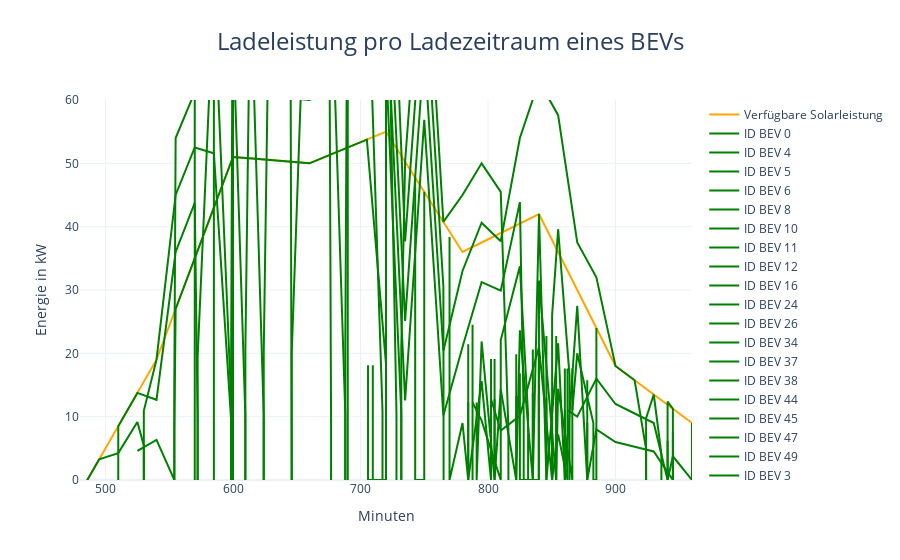

The code cell stored with this chart in its notebook:
### Code cell
import figureGeneration

figureGeneration.create_charging_power_figure(simulation_day, solarpeakleistung, bev_data, minute_interval)

### Figure 1 — Plotly figure (JSON) as saved in the notebook; plotly's stock layout.template omitted (floating-point values rounded to 4 significant figures)
{"data": [{"line": {"color": "orange"}, "name": "Verfügbare Solarleistung", "type": "scatter", "x": [480, 495, 510, 525, 540, 555, 570, 585, 600, 615, 630, 645, 660, 675, 690, 705, 720, 735, 750, 765, 780, 795, 810, 825, 840, 855, 870, 885, 900, 915, 930, 945, 960], "y": [-2, 3.25, 8.5, 13.75, 19, 27, 35, 43, 51, 50.75, 50.5, 50.25, 50, 51.25, 52.5, 53.75, 55, 50.25, 45.5, 40.75, 36, 37.5, 39, 40.5, 42, 36, 30, 24, 18, 15.75, 13.5, 11.25, 9]}, {"line": {"color": "green"}, "mode": "lines", "name": "ID BEV 0", "type": "scatter", "x": [940.9, 940.9, 945, 960, 960], "y": [6.19, 0, 3.75, 0, 9]}, {"line": {"color": "green"}, "mode": "lines", "name": "ID BEV 4", "type": "scatter", "x": [877.8, 877.8, 885, 900, 915, 930, 945, 945], "y": [9, 0, 8, 6, 5.25, 4.5, 0, 7.5]}, {"line": {"color": "green"}, "mode": "lines", "name": "ID BEV 5", "type": "scatter", "x": [862.4, 870, 885, 900, 915, 930, 940.9, 940.9, 945, 945], "y": [11, 10, 16, 12, 10.5, 9, 0, 12.38, 11.25, 0]}, {"line": {"color": "green"}, "mode": "lines", "name": "ID BEV 6", "type": "scatter", "x": [866.1, 870, 882.6, 882.6, 885, 885], "y": [11, 20, 9, 0, 0, 24]}, {"line": {"color": "green"}, "mode": "lines", "name": "ID BEV 8", "type": "scatter", "x": [860.3, 860.3, 870, 877.8, 877.8], "y": [11, 0, 27.5, 0, 15.75]}, {"line": {"color": "green"}, "mode": "lines", "name": "ID BEV 10", "type": "scatter", "x": [850.3, 850.3, 855, 862.4, 862.4], "y": [13, 0, 7.2, 0, 17.6]}, {"line": {"color": "green"}, "mode": "lines", "name": "ID BEV 11", "type": "scatter", "x": [853.5, 853.5, 855, 866.1, 866.1], "y": [13, 0, 14.4, 0, 17.6]}, {"line": {"color": "green"}, "mode": "lines", "name": "ID BEV 12", "type": "scatter", "x": [845.8, 845.8, 855, 860.3, 860.3], "y": [13, 0, 21.6, 0, 17.6]}, {"line": {"color": "green"}, "mode": "lines", "name": "ID BEV 16", "type": "scatter", "x": [802.4, 810, 825, 840, 850.3, 850.3, 855, 863.9, 863.9], "y": [12.75, 7.8, 10.12, 21, 0, 26, 39.6, 16.5, 0]}, {"line": {"color": "green"}, "mode": "lines", "name": "ID BEV 24", "type": "scatter", "x": [839.8, 839.8, 840, 853.5, 853.5], "y": [13.75, 0, 31.5, 0, 22.75]}, {"line": {"color": "green"}, "mode": "lines", "name": "ID BEV 26", "type": "scatter", "x": [835.2, 835.2, 840, 845.8, 845.8], "y": [13.75, 0, 42, 0, 22.75]}, {"line": {"color": "green"}, "mode": "lines", "name": "ID BEV 34", "type": "scatter", "x": [825, 825, 839.8, 839.8], "y": [16.88, 0, 0, 20.62]}, {"line": {"color": "green"}, "mode": "lines", "name": "ID BEV 37", "type": "scatter", "x": [822.1, 822.1, 825, 835.2, 835.2], "y": [13.25, 0, 23.62, 0, 20.62]}, {"line": {"color": "green"}, "mode": "lines", "name": "ID BEV 38", "type": "scatter", "x": [805.2, 805.2, 810, 822.1, 822.1], "y": [12.75, 0, 14.3, 0, 19.88]}, {"line": {"color": "green"}, "mode": "lines", "name": "ID BEV 44", "type": "scatter", "x": [787.9, 795, 810, 810, 825, 831.4, 831.4], "y": [12.25, 9.375, 0, 22.1, 33.75, 10.31, 0]}, {"line": {"color": "green"}, "mode": "lines", "name": "ID BEV 45", "type": "scatter", "x": [784.5, 784.5, 795, 802.4, 802.4], "y": [12.25, 0, 15.62, 0, 19.12]}, {"line": {"color": "green"}, "mode": "lines", "name": "ID BEV 47", "type": "scatter", "x": [791.1, 791.1, 795, 805.2, 805.2], "y": [12.25, 0, 21.88, 0, 19.12]}, {"line": {"color": "green"}, "mode": "lines", "name": "ID BEV 49", "type": "scatter", "x": [787.9, 787.9, 787.9], "y": [0, 24.5, 0]}, {"line": {"color": "green"}, "mode": "lines", "name": "ID BEV 3", "type": "scatter", "x": [769.8, 769.8, 780, 784.5, 784.5], "y": [38.38, 0, 9, 0, 21.44]}, {"line": {"color": "green"}, "mode": "lines", "name": "ID BEV 21", "type": "scatter", "x": [742.9, 742.9, 750, 750], "y": [47.88, 0, 0, 45.5]}, {"line": {"color": "green"}, "mode": "lines", "name": "ID BEV 2", "type": "scatter", "x": [525, 540, 554.0, 554.0, 555, 570, 585, 600, 615, 630, 645, 660, 675, 690, 705, 720, 720], "y": [4.583, 6.333, 0, 7.667, 27, 35, 43, 51, 50.75, 50.5, 50.25, 50, 51.25, 52.5, 53.75, 18.33, 0]}, {"line": {"color": "green"}, "mode": "lines", "name": "ID BEV 25", "type": "scatter", "x": [705.9, 705.9, 720, 720], "y": [18.13, 0, 0, 36.67]}, {"line": {"color": "green"}, "mode": "lines", "name": "ID BEV 31", "type": "scatter", "x": [709.7, 709.7, 720, 720], "y": [18.13, 0, 0, 55]}, {"line": {"color": "green"}, "mode": "lines", "name": "ID BEV 1", "type": "scatter", "x": [480, 480, 495, 510, 525, 530.1, 530.1], "y": [0, -2, 3.25, 4.25, 9.167, 5.46, 0]}, {"line": {"color": "green"}, "mode": "lines", "name": "ID BEV 19", "type": "scatter", "x": [510, 510, 525, 540, 555, 570, 572.3, 572.3], "y": [0, 8.5, 13.75, 12.67, 36, 43.75, 9.75, 0]}, {"line": {"color": "green"}, "mode": "lines", "name": "ID BEV 23", "type": "scatter", "x": [530.1, 530.1, 540, 555, 570, 585, 598.5, 598.5], "y": [0, 10.92, 19, 45, 52.5, 51.6, 9.4, 0]}, {"line": {"color": "green"}, "mode": "lines", "name": "ID BEV 28", "type": "scatter", "x": [554.0, 554.0, 555, 570, 585, 600, 615, 630, 645, 660, 675, 690, 705, 720, 732, 732], "y": [0, 15.33, 54, 61.25, 60.2, 61.2, 60.9, 60.6, 60.3, 60, 61.5, 63, 64.5, 66, 10.52, 0]}, {"line": {"color": "green"}, "mode": "lines", "name": "ID BEV 35", "type": "scatter", "x": [570, 570, 585, 600, 609.7, 609.7], "y": [0, 70, 68.8, 71.4, 10.18, 0]}, {"line": {"color": "green"}, "mode": "lines", "name": "ID BEV 36", "type": "scatter", "x": [572.3, 572.3, 585, 599.2, 599.2], "y": [0, 19.5, 77.4, 9.4, 0]}, {"line": {"color": "green"}, "mode": "lines", "name": "ID BEV 42", "type": "scatter", "x": [585, 585, 600, 615, 624.1, 624.1], "y": [0, 86.0, 81.6, 71.05, 10.12, 0]}, {"line": {"color": "green"}, "mode": "lines", "name": "ID BEV 7", "type": "scatter", "x": [598.5, 598.5, 600, 615, 630, 645, 660, 675, 690, 705, 720, 735, 750, 765, 780, 795, 810, 825, 828, 828], "y": [0, 18.8, 91.8, 81.2, 70.7, 70.35, 70, 71.75, 73.5, 75.25, 77, 12.56, 56.88, 10.19, 21, 31.25, 29.9, 43.88, 10.31, 0]}, {"line": {"color": "green"}, "mode": "lines", "name": "ID BEV 9", "type": "scatter", "x": [600, 600, 615, 630, 645, 646.1, 646.1], "y": [0, 102.0, 91.35, 80.8, 80.4, 10.02, 0]}, {"line": {"color": "green"}, "mode": "lines", "name": "ID BEV 13", "type": "scatter", "x": [609.7, 609.7, 615, 630, 645, 660, 675, 690, 705, 717.3, 717.3], "y": [0, 20.35, 101.5, 90.9, 90.45, 80, 82, 84, 86, 10.88, 0]}, {"line": {"color": "green"}, "mode": "lines", "name": "ID BEV 14", "type": "scatter", "x": [624.1, 624.1, 630, 645, 660, 675, 688.1, 688.1], "y": [0, 20.25, 101.0, 100.5, 90, 92.25, 10.38, 0]}, {"line": {"color": "green"}, "mode": "lines", "name": "ID BEV 15", "type": "scatter", "x": [646.1, 646.1, 660, 675, 676.9, 676.9], "y": [0, 20.05, 100, 102.5, 10.38, 0]}, {"line": {"color": "green"}, "mode": "lines", "name": "ID BEV 20", "type": "scatter", "x": [688.1, 688.1, 690, 705, 720, 735, 750, 765, 780, 795, 810, 825, 840, 855, 870, 885, 900, 915, 924, 924], "y": [0, 20.75, 94.5, 96.75, 88, 25.12, 68.25, 20.38, 33, 40.62, 37.7, 54, 63, 57.6, 37.5, 32, 18, 15.75, 4.873, 0]}, {"line": {"color": "green"}, "mode": "lines", "name": "ID BEV 22", "type": "scatter", "x": [690, 690, 705, 720, 728.2, 728.2], "y": [0, 105, 107.5, 99, 10.52, 0]}, {"line": {"color": "green"}, "mode": "lines", "name": "ID BEV 27", "type": "scatter", "x": [720, 720, 735, 750, 765, 765.2, 765.2], "y": [0, 110, 37.69, 79.62, 30.56, 9.595, 0]}, {"line": {"color": "green"}, "mode": "lines", "name": "ID BEV 30", "type": "scatter", "x": [732, 732, 735, 750, 765, 780, 795, 810, 816, 816], "y": [0, 21.05, 50.25, 91, 40.75, 45, 50, 45.5, 7.95, 0]}, {"line": {"color": "green"}, "mode": "lines", "name": "ID BEV 32", "type": "scatter", "x": [924, 924, 930, 936, 936], "y": [0, 9.747, 13.5, 4.127, 0]}], "layout": {"title": {"font": {"size": 24}, "text": "Ladeleistung pro Ladezeitraum eines BEVs", "x": 0.5, "xanchor": "center"}, "xaxis": {"range": [480, 960], "showgrid": true, "title": {"text": "Minuten"}}, "yaxis": {"range": [0, 60], "title": {"text": "Energie in kW"}}}}
